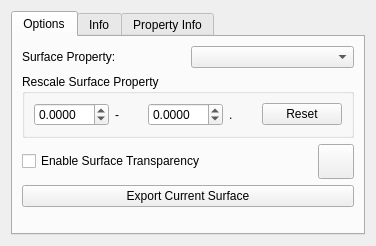
<?xml version="1.0" encoding="UTF-8"?>
<ui version="4.0">
 <class>SurfaceController</class>
 <widget class="QWidget" name="SurfaceController">
  <property name="geometry">
   <rect>
    <x>0</x>
    <y>0</y>
    <width>376</width>
    <height>246</height>
   </rect>
  </property>
  <property name="maximumSize">
   <size>
    <width>16777215</width>
    <height>291</height>
   </size>
  </property>
  <property name="windowTitle">
   <string>Form</string>
  </property>
  <layout class="QVBoxLayout" name="verticalLayout_2">
   <item>
    <widget class="QTabWidget" name="tabWidget">
     <property name="toolTip">
      <string/>
     </property>
     <property name="currentIndex">
      <number>0</number>
     </property>
     <widget class="QWidget" name="surfaceOptions">
      <attribute name="title">
       <string>Options</string>
      </attribute>
      <layout class="QVBoxLayout" name="verticalLayout_5">
       <item>
        <layout class="QHBoxLayout" name="horizontalLayout">
         <item>
          <widget class="QLabel" name="label">
           <property name="text">
            <string>Surface Property:</string>
           </property>
          </widget>
         </item>
         <item>
          <widget class="QComboBox" name="surfacePropertyComboBox">
           <property name="sizeAdjustPolicy">
            <enum>QComboBox::AdjustToContentsOnFirstShow</enum>
           </property>
          </widget>
         </item>
        </layout>
       </item>
       <item>
        <widget class="QGroupBox" name="groupBox">
         <property name="title">
          <string>Rescale Surface Property</string>
         </property>
         <layout class="QHBoxLayout" name="horizontalLayout_9">
          <item>
           <widget class="QDoubleSpinBox" name="minPropSpinBox">
            <property name="decimals">
             <number>4</number>
            </property>
            <property name="minimum">
             <double>-99.989999999999995</double>
            </property>
            <property name="singleStep">
             <double>0.005000000000000</double>
            </property>
           </widget>
          </item>
          <item>
           <widget class="QLabel" name="maxTextLabel">
            <property name="text">
             <string>-</string>
            </property>
           </widget>
          </item>
          <item>
           <widget class="QDoubleSpinBox" name="maxPropSpinBox">
            <property name="decimals">
             <number>4</number>
            </property>
            <property name="minimum">
             <double>-99.989999999999995</double>
            </property>
            <property name="singleStep">
             <double>0.005000000000000</double>
            </property>
           </widget>
          </item>
          <item>
           <widget class="QLabel" name="unitText">
            <property name="text">
             <string>.</string>
            </property>
           </widget>
          </item>
          <item>
           <widget class="QPushButton" name="resetPropScaleButton">
            <property name="text">
             <string>Reset</string>
            </property>
           </widget>
          </item>
         </layout>
        </widget>
       </item>
       <item>
        <layout class="QHBoxLayout" name="horizontalLayout_8">
         <item>
          <widget class="QCheckBox" name="enableTransparencyCheckBox">
           <property name="text">
            <string>Enable Surface Transparency</string>
           </property>
          </widget>
         </item>
         <item>
          <widget class="QToolButton" name="showFingerprintButton">
           <property name="toolTip">
            <string>Display Fingerprint Plot</string>
           </property>
           <property name="text">
            <string/>
           </property>
           <property name="icon">
            <iconset resource="../icons/crystalexplorer.qrc">
             <normaloff>:/images/fingerprint.png</normaloff>:/images/fingerprint.png</iconset>
           </property>
           <property name="iconSize">
            <size>
             <width>28</width>
             <height>28</height>
            </size>
           </property>
           <property name="autoRaise">
            <bool>false</bool>
           </property>
          </widget>
         </item>
        </layout>
       </item>
       <item>
        <widget class="QPushButton" name="exportSurfaceButton">
         <property name="text">
          <string>Export Current Surface</string>
         </property>
        </widget>
       </item>
       <item>
        <spacer name="verticalSpacer">
         <property name="orientation">
          <enum>Qt::Vertical</enum>
         </property>
         <property name="sizeHint" stdset="0">
          <size>
           <width>20</width>
           <height>40</height>
          </size>
         </property>
        </spacer>
       </item>
      </layout>
     </widget>
     <widget class="QWidget" name="surfaceInformation">
      <attribute name="title">
       <string>Info</string>
      </attribute>
      <layout class="QVBoxLayout" name="verticalLayout_6">
       <item>
        <layout class="QGridLayout" name="gridLayout">
         <item row="1" column="0">
          <layout class="QHBoxLayout" name="horizontalLayout_3">
           <item>
            <widget class="QDoubleSpinBox" name="volumeValue">
             <property name="readOnly">
              <bool>true</bool>
             </property>
             <property name="buttonSymbols">
              <enum>QAbstractSpinBox::NoButtons</enum>
             </property>
             <property name="maximum">
              <double>999999.989999999990687</double>
             </property>
            </widget>
           </item>
           <item>
            <widget class="QLabel" name="label_3">
             <property name="maximumSize">
              <size>
               <width>15</width>
               <height>16777215</height>
              </size>
             </property>
             <property name="text">
              <string>Å³</string>
             </property>
            </widget>
           </item>
          </layout>
         </item>
         <item row="1" column="1">
          <layout class="QHBoxLayout" name="horizontalLayout_4">
           <item>
            <widget class="QDoubleSpinBox" name="areaValue">
             <property name="readOnly">
              <bool>true</bool>
             </property>
             <property name="buttonSymbols">
              <enum>QAbstractSpinBox::NoButtons</enum>
             </property>
             <property name="maximum">
              <double>9999999.990000000223517</double>
             </property>
            </widget>
           </item>
           <item>
            <widget class="QLabel" name="label_4">
             <property name="maximumSize">
              <size>
               <width>15</width>
               <height>16777215</height>
              </size>
             </property>
             <property name="text">
              <string>Å²</string>
             </property>
            </widget>
           </item>
          </layout>
         </item>
         <item row="0" column="0">
          <widget class="QLabel" name="label_9">
           <property name="font">
            <font>
             <pointsize>10</pointsize>
            </font>
           </property>
           <property name="text">
            <string>Volume:</string>
           </property>
          </widget>
         </item>
         <item row="0" column="1">
          <widget class="QLabel" name="label_10">
           <property name="font">
            <font>
             <pointsize>10</pointsize>
            </font>
           </property>
           <property name="text">
            <string>Area:</string>
           </property>
          </widget>
         </item>
         <item row="2" column="0">
          <widget class="QLabel" name="globularityLabel">
           <property name="font">
            <font>
             <pointsize>10</pointsize>
            </font>
           </property>
           <property name="text">
            <string>Globularity:</string>
           </property>
          </widget>
         </item>
         <item row="2" column="1">
          <widget class="QLabel" name="asphericityLabel">
           <property name="font">
            <font>
             <pointsize>10</pointsize>
            </font>
           </property>
           <property name="text">
            <string>Asphericity:</string>
           </property>
          </widget>
         </item>
         <item row="3" column="0">
          <widget class="QDoubleSpinBox" name="globularityValue">
           <property name="readOnly">
            <bool>true</bool>
           </property>
           <property name="buttonSymbols">
            <enum>QAbstractSpinBox::NoButtons</enum>
           </property>
           <property name="decimals">
            <number>3</number>
           </property>
          </widget>
         </item>
         <item row="3" column="1">
          <widget class="QDoubleSpinBox" name="asphericityValue">
           <property name="readOnly">
            <bool>true</bool>
           </property>
           <property name="buttonSymbols">
            <enum>QAbstractSpinBox::NoButtons</enum>
           </property>
           <property name="decimals">
            <number>3</number>
           </property>
          </widget>
         </item>
        </layout>
       </item>
       <item>
        <spacer name="verticalSpacer_2">
         <property name="orientation">
          <enum>Qt::Vertical</enum>
         </property>
         <property name="sizeHint" stdset="0">
          <size>
           <width>20</width>
           <height>40</height>
          </size>
         </property>
        </spacer>
       </item>
      </layout>
     </widget>
     <widget class="QWidget" name="tab">
      <attribute name="title">
       <string>Property Info</string>
      </attribute>
      <layout class="QVBoxLayout" name="verticalLayout">
       <item>
        <layout class="QHBoxLayout" name="horizontalLayout_7">
         <item>
          <widget class="QLabel" name="label_17">
           <property name="text">
            <string>Surface Property:</string>
           </property>
          </widget>
         </item>
         <item>
          <widget class="QComboBox" name="surfacePropertyComboBox2">
           <property name="sizeAdjustPolicy">
            <enum>QComboBox::AdjustToContentsOnFirstShow</enum>
           </property>
          </widget>
         </item>
        </layout>
       </item>
       <item>
        <layout class="QHBoxLayout" name="horizontalLayout_6">
         <item>
          <widget class="QLabel" name="label_13">
           <property name="text">
            <string>Selected Value:</string>
           </property>
          </widget>
         </item>
         <item>
          <spacer name="horizontalSpacer_2">
           <property name="orientation">
            <enum>Qt::Horizontal</enum>
           </property>
           <property name="sizeHint" stdset="0">
            <size>
             <width>40</width>
             <height>20</height>
            </size>
           </property>
          </spacer>
         </item>
         <item>
          <widget class="QDoubleSpinBox" name="selectedPropValue">
           <property name="sizePolicy">
            <sizepolicy hsizetype="Minimum" vsizetype="Fixed">
             <horstretch>0</horstretch>
             <verstretch>0</verstretch>
            </sizepolicy>
           </property>
           <property name="readOnly">
            <bool>true</bool>
           </property>
           <property name="buttonSymbols">
            <enum>QAbstractSpinBox::NoButtons</enum>
           </property>
           <property name="decimals">
            <number>4</number>
           </property>
           <property name="minimum">
            <double>-99.000000000000000</double>
           </property>
          </widget>
         </item>
         <item>
          <widget class="QLabel" name="unitsLabel">
           <property name="sizePolicy">
            <sizepolicy hsizetype="Minimum" vsizetype="Preferred">
             <horstretch>0</horstretch>
             <verstretch>0</verstretch>
            </sizepolicy>
           </property>
           <property name="minimumSize">
            <size>
             <width>10</width>
             <height>0</height>
            </size>
           </property>
           <property name="text">
            <string>.</string>
           </property>
          </widget>
         </item>
        </layout>
       </item>
       <item>
        <layout class="QGridLayout" name="gridLayout_2">
         <item row="0" column="1">
          <widget class="QLabel" name="label_15">
           <property name="font">
            <font>
             <pointsize>10</pointsize>
            </font>
           </property>
           <property name="text">
            <string>Mean:</string>
           </property>
          </widget>
         </item>
         <item row="0" column="2">
          <widget class="QLabel" name="label_16">
           <property name="font">
            <font>
             <pointsize>10</pointsize>
            </font>
           </property>
           <property name="text">
            <string>Maximum:</string>
           </property>
          </widget>
         </item>
         <item row="1" column="0">
          <widget class="QDoubleSpinBox" name="minPropValue">
           <property name="readOnly">
            <bool>true</bool>
           </property>
           <property name="buttonSymbols">
            <enum>QAbstractSpinBox::NoButtons</enum>
           </property>
           <property name="decimals">
            <number>4</number>
           </property>
           <property name="minimum">
            <double>-99.000000000000000</double>
           </property>
          </widget>
         </item>
         <item row="1" column="1">
          <widget class="QDoubleSpinBox" name="meanPropValue">
           <property name="readOnly">
            <bool>true</bool>
           </property>
           <property name="buttonSymbols">
            <enum>QAbstractSpinBox::NoButtons</enum>
           </property>
           <property name="decimals">
            <number>4</number>
           </property>
           <property name="minimum">
            <double>-99.000000000000000</double>
           </property>
          </widget>
         </item>
         <item row="1" column="2">
          <widget class="QDoubleSpinBox" name="maxPropValue">
           <property name="readOnly">
            <bool>true</bool>
           </property>
           <property name="buttonSymbols">
            <enum>QAbstractSpinBox::NoButtons</enum>
           </property>
           <property name="decimals">
            <number>4</number>
           </property>
           <property name="minimum">
            <double>-99.000000000000000</double>
           </property>
          </widget>
         </item>
         <item row="0" column="0">
          <widget class="QLabel" name="label_14">
           <property name="font">
            <font>
             <pointsize>10</pointsize>
            </font>
           </property>
           <property name="text">
            <string>Minimum:</string>
           </property>
          </widget>
         </item>
        </layout>
       </item>
       <item>
        <spacer name="verticalSpacer_3">
         <property name="orientation">
          <enum>Qt::Vertical</enum>
         </property>
         <property name="sizeHint" stdset="0">
          <size>
           <width>20</width>
           <height>41</height>
          </size>
         </property>
        </spacer>
       </item>
      </layout>
     </widget>
    </widget>
   </item>
  </layout>
 </widget>
 <resources>
  <include location="../icons/crystalexplorer.qrc"/>
  <include location="../icons/crystalexplorer.qrc"/>
 </resources>
 <connections/>
</ui>
